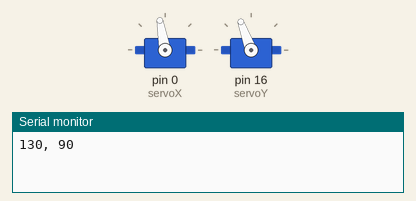
The sketch below on a simulated Arduino Uno, built with avr-gcc and run on an emulated ATmega328P. Shown: 2 × servo, the last lines printed to the serial monitor.

Above: at 0.05 s.
At 7.15 s:
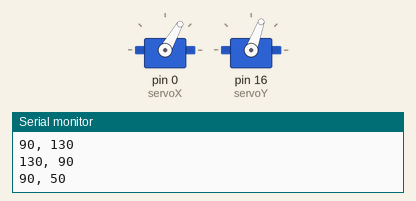
At 14.35 s:
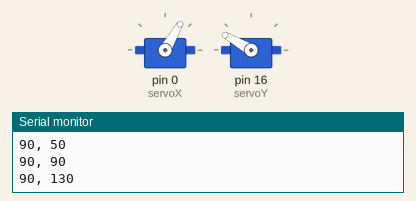
At 28.55 s:
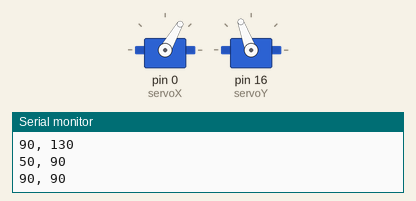
Timing chart, 0 to 37.2 s (numbered marks = the images above):
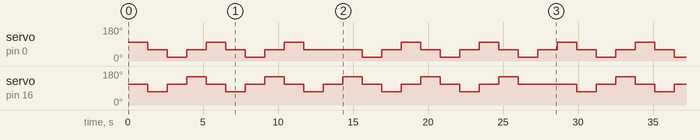

The sketch:

servo_test.ino
```cpp
#include <Servo.h>

Servo servoX;
Servo servoY;

#define ANGLE_MIN 50
#define ANGLE_MAX 130
#define OFFSET_X -30
#define OFFSET_Y 20
#define ANGLE_MID (ANGLE_MAX - ((ANGLE_MAX - ANGLE_MIN) / 2.0))
#define STEP 10
#define INC_WAIT 0 //ms
#define STEP_WAIT 1300 //ms

void setup()
{
  servoX.attach(0);
  servoY.attach(16);
  Serial.begin(9600);
}

void writeServo(int x, int y, int wait)
{
  servoX.write(OFFSET_X + x);
  servoY.write(OFFSET_Y + y);
  Serial.print(x);
  Serial.print(", ");
  Serial.println(y);
  if(wait) delay(wait);
}

void crazy()
{
  for(int i = ANGLE_MID; i > ANGLE_MIN; i -= STEP) writeServo(i, ANGLE_MAX - i + ANGLE_MIN, INC_WAIT); delay(STEP_WAIT);
  for(int i = ANGLE_MIN; i < ANGLE_MAX; i += STEP) writeServo(i, ANGLE_MAX - i + ANGLE_MIN, INC_WAIT); delay(STEP_WAIT);
  for(int i = ANGLE_MAX; i > ANGLE_MIN; i -= STEP) writeServo(i, ANGLE_MAX - i + ANGLE_MIN, INC_WAIT); delay(STEP_WAIT);
  for(int i = ANGLE_MIN; i < ANGLE_MID; i += STEP) writeServo(i, ANGLE_MAX - i + ANGLE_MIN, INC_WAIT); delay(STEP_WAIT);
}

void stop()  { writeServo(ANGLE_MID, ANGLE_MID, INC_WAIT);                   }
void up()    { writeServo(ANGLE_MID, ANGLE_MIN, INC_WAIT); delay(STEP_WAIT); }
void down()  { writeServo(ANGLE_MID, ANGLE_MAX, INC_WAIT); delay(STEP_WAIT); }
void left()  { writeServo(ANGLE_MIN, ANGLE_MID, INC_WAIT); delay(STEP_WAIT); }
void right() { writeServo(ANGLE_MAX, ANGLE_MID, INC_WAIT); delay(STEP_WAIT); }

void loop()
{
  // Green -> Red
  right();
  up();
  left();
  down();
  right();
  up();
  left();
  down();
  right();
  up();
  stop();
  delay(STEP_WAIT);

  // Red - Green
  down();
  left();
  up();
  right();
  down();
  left();
  up();
  right();
  down();
  left();
  stop();
  delay(STEP_WAIT);

}
```

Measured:
- by itself, servo on pin 0 (servoX): repeats every 28.6 s: 20° 1.3 s, 60° 1.3 s, 100° 1.3 s, 60° 1.3 s, 20° 1.3 s, 60° 1.3 s, 100° 1.3 s, 60° 3.9 s, 20° 1.3 s, 60° 1.3 s, 100° 1.3 s, 60° 1.3 s, 20° 1.3 s, 60° 1.3 s, 100° 1.3 s, 60° 1.3 s, 20° 1.3 s, 60° 1.3 s, 100° 1.3 s, 60° 1.3 s
- by itself, servo on pin 16 (servoY): repeats every 28.6 s: 110° 1.3 s, 150° 1.3 s, 110° 1.3 s, 70° 1.3 s, 110° 1.3 s, 150° 1.3 s, 110° 1.3 s, 70° 1.3 s, 110° 1.3 s, 150° 1.3 s, 110° 1.3 s, 70° 1.3 s, 110° 1.3 s, 150° 1.3 s, 110° 1.3 s, 70° 1.3 s, 110° 1.3 s, 150° 1.3 s, 110° 3.9 s, 70° 1.3 s
